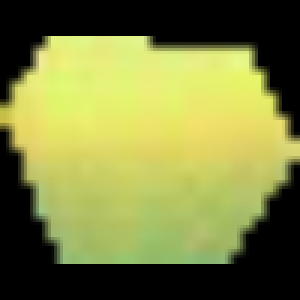
#> input picture Orange_Resized/0.png, 100 x 100 px, given as the content of the folder Green_Resized, which was not available (shown 3 times larger)
$ python Sum_images.py
#> lines starting #> are read from the running program, lines starting #| are printed output that depends on the picture; pictures that were not available may be replaced by others from this repository, and a replacement may not be noted
import matplotlib
from pylab import *
import numpy as np
import matplotlib.pyplot as plt
from os import path
import glob
import cv2 as cv
Folder=1
if Folder == 0:
   path = glob.glob("Orange_Resized/*.png")
elif Folder == 1:
   path = glob.glob("Green_Resized/*.png")
elif Folder == 2:
   path = glob.glob("Yellow_Resized/*.png")

image_sum = np.zeros((100,100,3))

for image in path:
   im = cv.imread(image)
#> im is the input picture: shape (100, 100, 3); mean B, G, R 64.2, 128.8, 123.8
   # [4 lines of commented-out code are left out]
   image_sum = image_sum.astype('uint8')
   # add=cv.addWeighted(image_sum, 0.2, im, 1, 0) # Yellow
   add = cv.addWeighted(image_sum, 0.3, im, 1, 0) # Green
#> image_sum: shape (100, 100, 3); every value is 0
   # add = cv.addWeighted(image_sum, 0.2, im, 0.9, 0)# red
   image_sum=np.copy(add)

cv.imshow('result', image_sum)
if Folder == 0:
   cv.imwrite("Orange_sum.png", image_sum)
elif Folder == 1:
   cv.imwrite("Green_sum.png", image_sum)
elif Folder == 2:
   cv.imwrite("Yellow_sum.png", image_sum)
image_sum = cv.cvtColor(image_sum, cv.COLOR_BGRA2RGB)
blueHist = cv.calcHist([image_sum], [0], None, [256], [1, 256])
#> blueHist = 256 values, max 302 at index 229, min 0 at index 14, mean 24.98
greenHist = cv.calcHist([image_sum], [1], None, [256], [1, 256])
#> greenHist = 256 values, max 225 at index 242, min 0 at index 41, mean 24.98
redHist = cv.calcHist([image_sum], [2], None, [256], [1, 256])
#> redHist = 256 values, max 361 at index 102, min 0 at index 142, mean 24.98
blueHist[250:255,0]=0
greenHist[250:255,0]=0
redHist[250:255,0]=0
fig, axs = plt.subplots(1, 3)

axs[0].plot(blueHist, color='b')
axs[0].set_xlim([0, 256])
axs[0].grid()

axs[1].plot(greenHist, color='g')
axs[1].set_xlim([0, 256])
axs[1].grid()

axs[2].plot(redHist, color='r')
axs[2].set_xlim([0, 256])
axs[2].grid()
fig=plt.figure()
r, g, b = cv.split(image_sum)
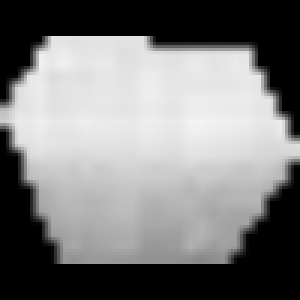
#> r: shape (100, 100) (shown 3 times larger); min 0, max 243, mean 123.8
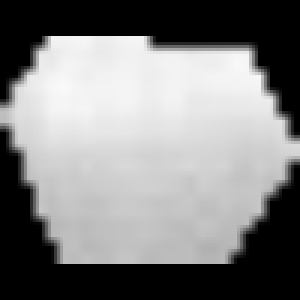
#> g: shape (100, 100) (shown 3 times larger); min 0, max 249, mean 128.8
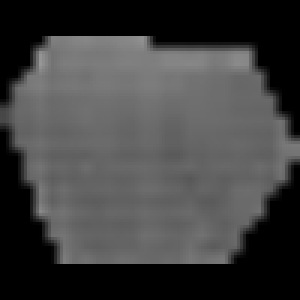
#> b: shape (100, 100) (shown 3 times larger); min 0, max 152, mean 64.2
r = cv.cvtColor(r, cv.COLOR_BGRA2RGB)
#> r: shape (100, 100, 3)
g = cv.cvtColor(g, cv.COLOR_BGRA2RGB)
#> g: shape (100, 100, 3)
b= cv.cvtColor(b, cv.COLOR_BGRA2RGB)
#> b: shape (100, 100, 3)
fig.add_subplot(1,3, 1)
plt.imshow(b)
fig.add_subplot(1,3, 2)
plt.imshow(g)
fig.add_subplot(1,3, 3)
plt.imshow(r)
plt.show()
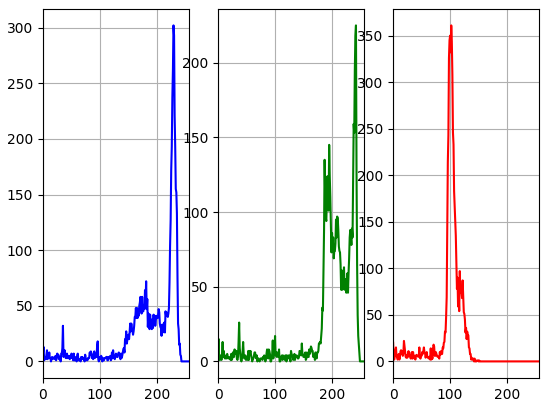
#> figure drawn by matplotlib, 3 panels; panel 1: curve peaks at x = 229, y = 302; panel 2: curve peaks at x = 242, y = 225; panel 3: curve peaks at x = 102, y = 361
# image_sum = image_sum.astype('uint8')


cv.waitKey(0)
cv.destroyAllWindows()

$ run again, on Orange_Resized/13.png
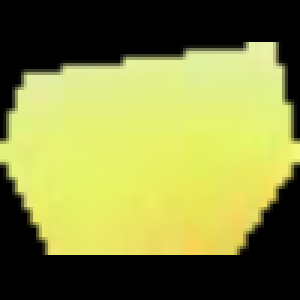
#> input picture Orange_Resized/13.png, 100 x 100 px, given as the content of the folder Green_Resized, which was not available (shown 3 times larger)
#> im is the input picture: shape (100, 100, 3); mean B, G, R 66.2, 135.5, 132
#> blueHist = 256 values, max 689 at index 228, min 0 at index 5, mean 23.59
#> greenHist = 256 values, max 895 at index 240, min 0 at index 6, mean 23.59
#> redHist = 256 values, max 254 at index 95, min 0 at index 43, mean 23.59
#> `r, g, b = cv.split(image_sum)`:
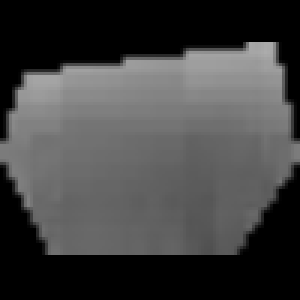
#> b: shape (100, 100) (shown 3 times larger); min 0, max 172, mean 66.2
#> `plt.show()`:
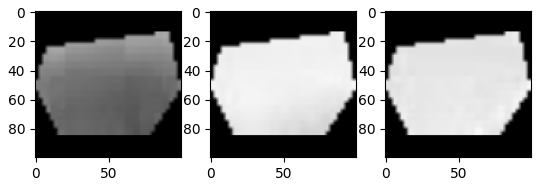
#> figure drawn by matplotlib, 3 panels
